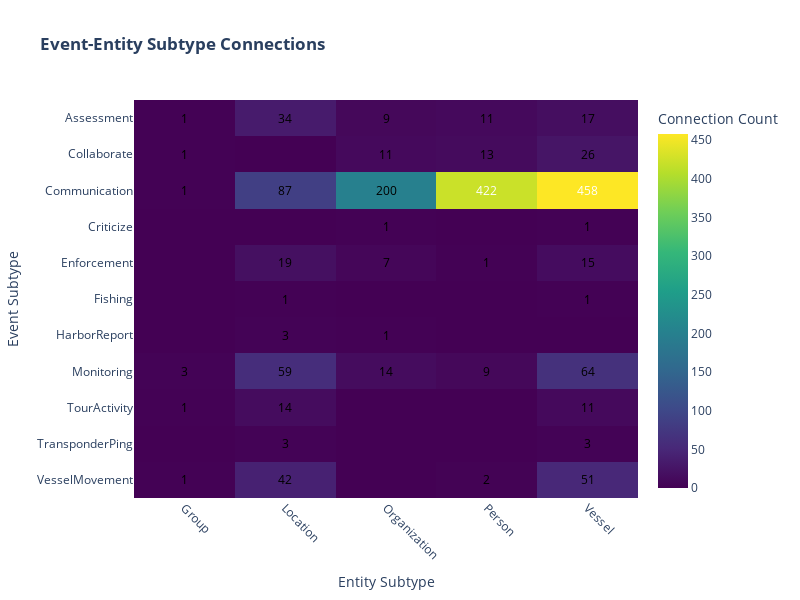

The code cell stored with this chart in its notebook:
### Code cell
connection_counts = defaultdict(lambda: defaultdict(int))

for u, v in G.edges():
    # Get node attributes
    u_attrs = G.nodes[u]
    v_attrs = G.nodes[v]

    # Case 1: Event -> Entity (Event targets Entity)
    if u_attrs.get('type') == 'Event' and v_attrs.get('type') == 'Entity':
        event_subtype = u_attrs.get('sub_type')
        entity_subtype = v_attrs.get('sub_type')
        if event_subtype and entity_subtype:
            connection_counts[event_subtype][entity_subtype] += 1

    # Case 2: Entity -> Event (Entity participates in Event)
    elif u_attrs.get('type') == 'Entity' and v_attrs.get('type') == 'Event':
        entity_subtype = u_attrs.get('sub_type')
        event_subtype = v_attrs.get('sub_type')
        if event_subtype and entity_subtype:
            connection_counts[event_subtype][entity_subtype] += 1

rows = []
for event_subtype, entities in connection_counts.items():
    for entity_subtype, count in entities.items():
        rows.append({
            'Event Subtype': event_subtype,
            'Entity Subtype': entity_subtype,
            'Connection Count': count
        })

df = pd.DataFrame(rows)

# Pivot for heatmap
heatmap_df = df.pivot(index='Event Subtype', columns='Entity Subtype', 
                      values='Connection Count').fillna(0)

fig = px.imshow(
    heatmap_df,
    labels=dict(x="Entity Subtype", y="Event Subtype", color="Connections"),
    color_continuous_scale='Viridis',
    aspect="auto",
    title='<b>Event-Entity Subtype Connections</b>',
    width=800,
    height=600
)

# Add annotations (counts in cells)
annotations = []
for y, event_sub in enumerate(heatmap_df.index):
    for x, entity_sub in enumerate(heatmap_df.columns):
        count = heatmap_df.loc[event_sub, entity_sub]
        if count > 0:
            annotations.append(
                dict(
                    x=x, y=y,
                    text=str(int(count)),
                    xref='x1', yref='y1',
                    showarrow=False,
                    font=dict(color='white' if count > 0.5*heatmap_df.values.max() else 'black')
                )
            )

# Customize layout
fig.update_layout(
    annotations=annotations,
    xaxis_title="Entity Subtype",
    yaxis_title="Event Subtype",
    font=dict(size=12),
    margin=dict(l=100, r=50, b=100, t=100)
)

# Improve readability
fig.update_xaxes(tickangle=45)
fig.update_coloraxes(colorbar_title='Connection Count')

fig.show()

### Figure 1 — Plotly figure (JSON) as saved in the notebook; plotly's stock layout.template omitted (floating-point values rounded to 4 significant figures)
{"data": [{"coloraxis": "coloraxis", "hovertemplate": "Entity Subtype: %{x}<br>Event Subtype: %{y}<br>Connections: %{z}<extra></extra>", "name": "0", "type": "heatmap", "x": ["Group", "Location", "Organization", "Person", "Vessel"], "xaxis": "x", "y": ["Assessment", "Collaborate", "Communication", "Criticize", "Enforcement", "Fishing", "HarborReport", "Monitoring", "TourActivity", "TransponderPing", "VesselMovement"], "yaxis": "y", "z": [[1.0, 34.0, 9.0, 11.0, 17.0], [1.0, 0.0, 11.0, 13.0, 26.0], [1.0, 87.0, 200.0, 422.0, 458.0], [0.0, 0.0, 1.0, 0.0, 1.0], [0.0, 19.0, 7.0, 1.0, 15.0], [0.0, 1.0, 0.0, 0.0, 1.0], [0.0, 3.0, 1.0, 0.0, 0.0], [3.0, 59.0, 14.0, 9.0, 64.0], [1.0, 14.0, 0.0, 0.0, 11.0], [0.0, 3.0, 0.0, 0.0, 3.0], [1.0, 42.0, 0.0, 2.0, 51.0]]}], "layout": {"annotations": [{"font": {"color": "black"}, "showarrow": false, "text": "1", "x": 0, "xref": "x", "y": 0, "yref": "y"}, {"font": {"color": "black"}, "showarrow": false, "text": "34", "x": 1, "xref": "x", "y": 0, "yref": "y"}, {"font": {"color": "black"}, "showarrow": false, "text": "9", "x": 2, "xref": "x", "y": 0, "yref": "y"}, {"font": {"color": "black"}, "showarrow": false, "text": "11", "x": 3, "xref": "x", "y": 0, "yref": "y"}, {"font": {"color": "black"}, "showarrow": false, "text": "17", "x": 4, "xref": "x", "y": 0, "yref": "y"}, {"font": {"color": "black"}, "showarrow": false, "text": "1", "x": 0, "xref": "x", "y": 1, "yref": "y"}, {"font": {"color": "black"}, "showarrow": false, "text": "11", "x": 2, "xref": "x", "y": 1, "yref": "y"}, {"font": {"color": "black"}, "showarrow": false, "text": "13", "x": 3, "xref": "x", "y": 1, "yref": "y"}, {"font": {"color": "black"}, "showarrow": false, "text": "26", "x": 4, "xref": "x", "y": 1, "yref": "y"}, {"font": {"color": "black"}, "showarrow": false, "text": "1", "x": 0, "xref": "x", "y": 2, "yref": "y"}, {"font": {"color": "black"}, "showarrow": false, "text": "87", "x": 1, "xref": "x", "y": 2, "yref": "y"}, {"font": {"color": "black"}, "showarrow": false, "text": "200", "x": 2, "xref": "x", "y": 2, "yref": "y"}, {"font": {"color": "white"}, "showarrow": false, "text": "422", "x": 3, "xref": "x", "y": 2, "yref": "y"}, {"font": {"color": "white"}, "showarrow": false, "text": "458", "x": 4, "xref": "x", "y": 2, "yref": "y"}, {"font": {"color": "black"}, "showarrow": false, "text": "1", "x": 2, "xref": "x", "y": 3, "yref": "y"}, {"font": {"color": "black"}, "showarrow": false, "text": "1", "x": 4, "xref": "x", "y": 3, "yref": "y"}, {"font": {"color": "black"}, "showarrow": false, "text": "19", "x": 1, "xref": "x", "y": 4, "yref": "y"}, {"font": {"color": "black"}, "showarrow": false, "text": "7", "x": 2, "xref": "x", "y": 4, "yref": "y"}, {"font": {"color": "black"}, "showarrow": false, "text": "1", "x": 3, "xref": "x", "y": 4, "yref": "y"}, {"font": {"color": "black"}, "showarrow": false, "text": "15", "x": 4, "xref": "x", "y": 4, "yref": "y"}, {"font": {"color": "black"}, "showarrow": false, "text": "1", "x": 1, "xref": "x", "y": 5, "yref": "y"}, {"font": {"color": "black"}, "showarrow": false, "text": "1", "x": 4, "xref": "x", "y": 5, "yref": "y"}, {"font": {"color": "black"}, "showarrow": false, "text": "3", "x": 1, "xref": "x", "y": 6, "yref": "y"}, {"font": {"color": "black"}, "showarrow": false, "text": "1", "x": 2, "xref": "x", "y": 6, "yref": "y"}, {"font": {"color": "black"}, "showarrow": false, "text": "3", "x": 0, "xref": "x", "y": 7, "yref": "y"}, {"font": {"color": "black"}, "showarrow": false, "text": "59", "x": 1, "xref": "x", "y": 7, "yref": "y"}, {"font": {"color": "black"}, "showarrow": false, "text": "14", "x": 2, "xref": "x", "y": 7, "yref": "y"}, {"font": {"color": "black"}, "showarrow": false, "text": "9", "x": 3, "xref": "x", "y": 7, "yref": "y"}, {"font": {"color": "black"}, "showarrow": false, "text": "64", "x": 4, "xref": "x", "y": 7, "yref": "y"}, {"font": {"color": "black"}, "showarrow": false, "text": "1", "x": 0, "xref": "x", "y": 8, "yref": "y"}, {"font": {"color": "black"}, "showarrow": false, "text": "14", "x": 1, "xref": "x", "y": 8, "yref": "y"}, {"font": {"color": "black"}, "showarrow": false, "text": "11", "x": 4, "xref": "x", "y": 8, "yref": "y"}, {"font": {"color": "black"}, "showarrow": false, "text": "3", "x": 1, "xref": "x", "y": 9, "yref": "y"}, {"font": {"color": "black"}, "showarrow": false, "text": "3", "x": 4, "xref": "x", "y": 9, "yref": "y"}, {"font": {"color": "black"}, "showarrow": false, "text": "1", "x": 0, "xref": "x", "y": 10, "yref": "y"}, {"font": {"color": "black"}, "showarrow": false, "text": "42", "x": 1, "xref": "x", "y": 10, "yref": "y"}, {"font": {"color": "black"}, "showarrow": false, "text": "2", "x": 3, "xref": "x", "y": 10, "yref": "y"}, {"font": {"color": "black"}, "showarrow": false, "text": "51", "x": 4, "xref": "x", "y": 10, "yref": "y"}], "coloraxis": {"colorbar": {"title": {"text": "Connection Count"}}, "colorscale": [[0, "#440154"], [0.1111, "#482878"], [0.2222, "#3e4989"], [0.3333, "#31688e"], [0.4444, "#26828e"], [0.5556, "#1f9e89"], [0.6667, "#35b779"], [0.7778, "#6ece58"], [0.8889, "#b5de2b"], [1, "#fde725"]]}, "font": {"size": 12}, "height": 600, "margin": {"b": 100, "l": 100, "r": 50, "t": 100}, "title": {"text": "<b>Event-Entity Subtype Connections</b>"}, "width": 800, "xaxis": {"anchor": "y", "domain": [0, 1], "tickangle": 45, "title": {"text": "Entity Subtype"}}, "yaxis": {"anchor": "x", "autorange": "reversed", "domain": [0, 1], "title": {"text": "Event Subtype"}}}}
